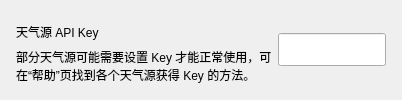
          <widget class="CardWidget" name="CardWidget_5">
           <property name="minimumSize">
            <size>
             <width>0</width>
             <height>70</height>
            </size>
           </property>
           <layout class="QHBoxLayout" name="horizontalLayout_17">
            <property name="leftMargin">
             <number>16</number>
            </property>
            <property name="topMargin">
             <number>16</number>
            </property>
            <property name="rightMargin">
             <number>16</number>
            </property>
            <property name="bottomMargin">
             <number>16</number>
            </property>
            <item>
             <layout class="QVBoxLayout" name="verticalLayout_22">
              <property name="spacing">
               <number>0</number>
              </property>
              <item>
               <widget class="StrongBodyLabel" name="StrongBodyLabel_15">
                <property name="text">
                 <string>天气源 API Key</string>
                </property>
                <property name="wordWrap">
                 <bool>true</bool>
                </property>
               </widget>
              </item>
              <item>
               <widget class="CaptionLabel" name="CaptionLabel_17">
                <property name="text">
                 <string>部分天气源可能需要设置 Key 才能正常使用，可在“帮助”页找到各个天气源获得 Key 的方法。</string>
                </property>
                <property name="wordWrap">
                 <bool>true</bool>
                </property>
                <property name="lightColor" stdset="0">
                 <color alpha="150">
                  <red>0</red>
                  <green>0</green>
                  <blue>0</blue>
                 </color>
                </property>
                <property name="darkColor" stdset="0">
                 <color alpha="200">
                  <red>255</red>
                  <green>255</green>
                  <blue>255</blue>
                 </color>
                </property>
               </widget>
              </item>
             </layout>
            </item>
            <item>
             <widget class="LineEdit" name="api_key_edit">
              <property name="sizePolicy">
               <sizepolicy hsizetype="MinimumExpanding" vsizetype="Fixed">
                <horstretch>0</horstretch>
                <verstretch>0</verstretch>
               </sizepolicy>
              </property>
              <property name="maximumSize">
               <size>
                <width>275</width>
                <height>33</height>
               </size>
              </property>
             </widget>
            </item>
           </layout>
          </widget>
